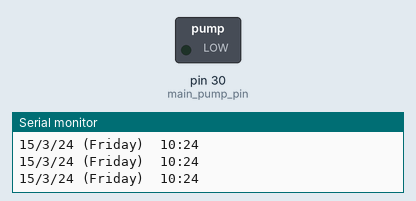
A sketch run on a simulated Arduino Mega 2560, built with avr-gcc and run on an emulated ATmega2560. Parts: switched loads named in the sketch (green lamp = pin HIGH), the last lines printed to the serial monitor. The local clock reads 2024-03-15 10:24:30 at power-on unless the sketch sets it.

Above: at 17.5 s.
At 42.6 s:
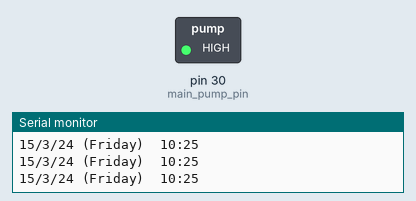
Timing chart, 0 to 78.2 s (numbered marks = the images above):
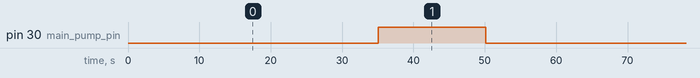

The sketch:

RTC.ino
```cpp
#include <SPI.h>
#include <Controllino.h>

int day, weekday, month, year, hour, minute, second;

const byte main_pump_pin = 30;

char weekdays[7][12] = {
  "Sunday",
  "Monday",
  "Tuesday",
  "Wednesday",
  "Thursday",
  "Friday",
  "Saturday"
};

void setup() {
 Serial.begin(19200);
 Controllino_RTC_init(0);
 //Controllino_SetTimeDate(17,1,07,23,10,01,00); // set initial values to the RTC chip
   pinMode(main_pump_pin, OUTPUT);
  digitalWrite(main_pump_pin, LOW);

}

void loop() {
RTC();
main_pump_on();
}

void RTC(){

  day = Controllino_GetDay();
  weekday = Controllino_GetWeekDay();
  month = Controllino_GetMonth();
  year = Controllino_GetYear();
  hour = Controllino_GetHour();
  minute = Controllino_GetMinute();
  second = Controllino_GetSecond(); //add later if needed

  Serial.println();
  Serial.print(day);
  Serial.print("/");
  Serial.print(month);
  Serial.print("/");
  Serial.print(year);
  Serial.print(" (");
  Serial.print(weekdays[Controllino_GetWeekDay()]);
  Serial.print(")  ");
  Serial.print(hour);
  Serial.print(":");
  Serial.print(minute);

  delay(5000);

}


void main_pump_on(){
  if ((second >= 0) && (second <= 10)){
    digitalWrite(main_pump_pin, HIGH);
  }
  else {
    digitalWrite(main_pump_pin, LOW);
  }
}
```

Measured:
- by itself, pin 30 (main_pump_pin): alternates HIGH for 15.0 s and LOW for 45.1 s
